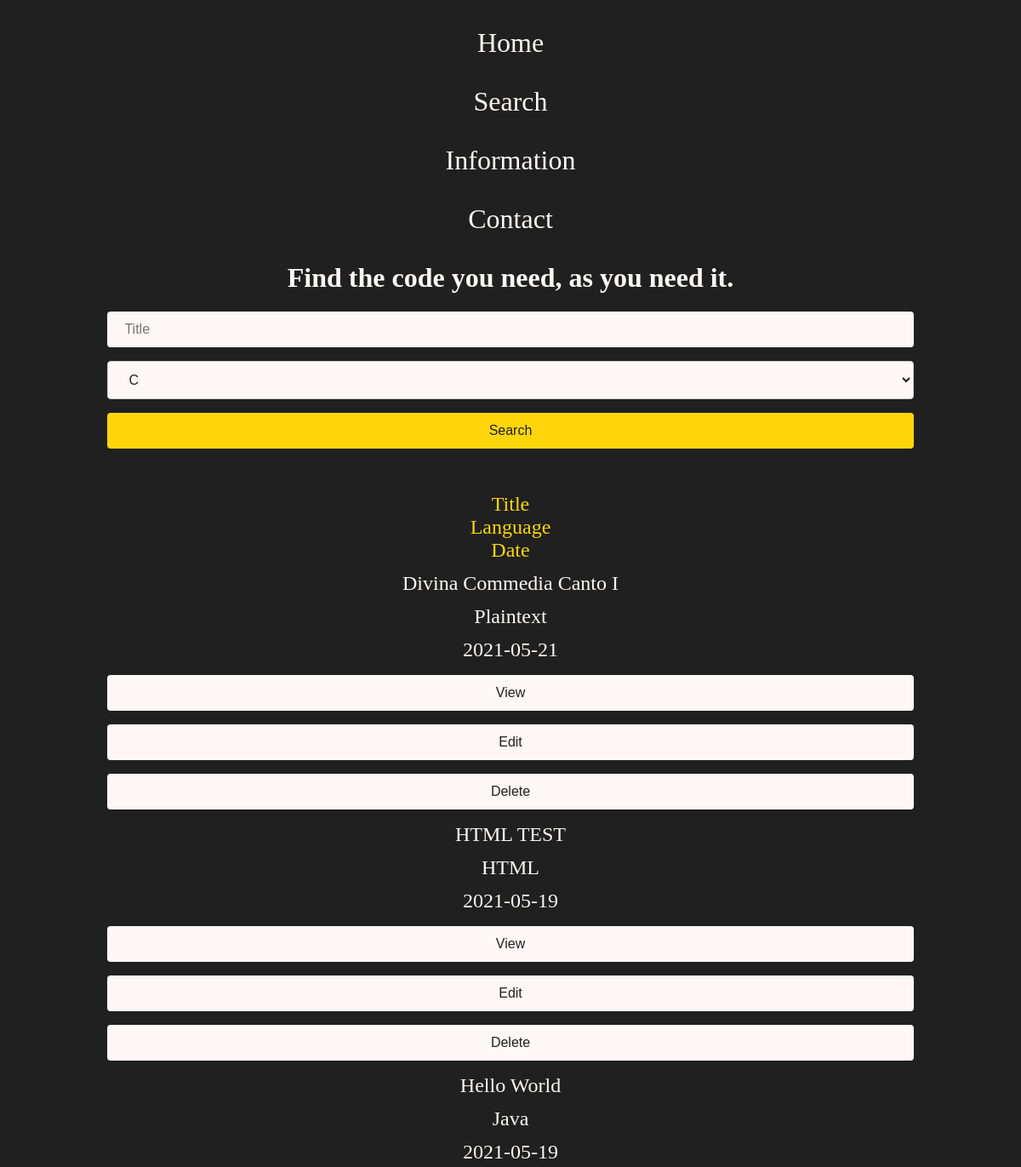
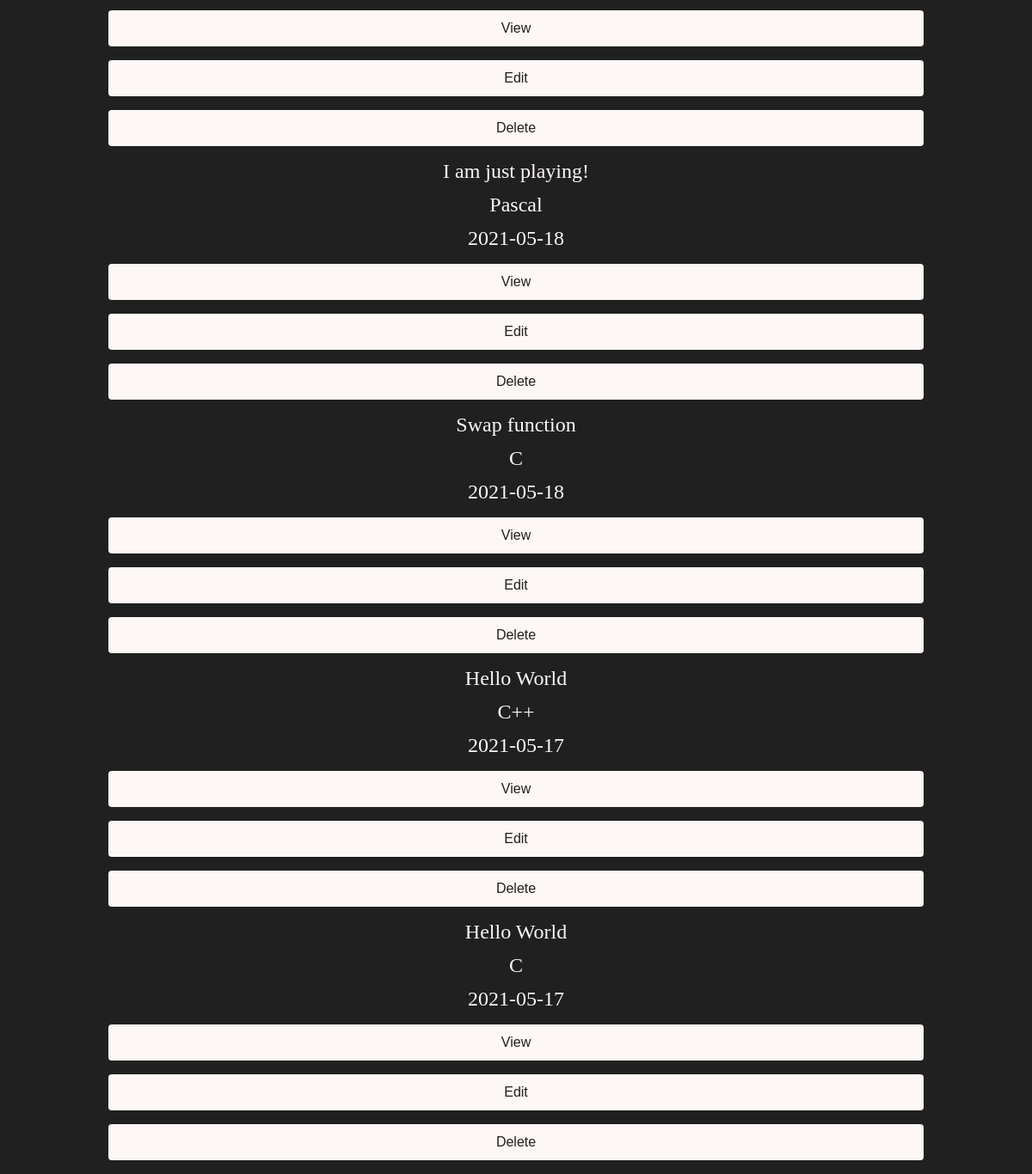
Screenshot of /search with the database file from the repository (2 pictures, top to bottom).
### app.py (models this page shows, shortened)
class Post(db.Model):
    id = db.Column(db.Integer, primary_key=True)
    title = db.Column(db.String(50), nullable=False)
    content = db.Column(db.String(500), nullable=False)
    language = db.Column(db.String(50), nullable=False)
    date_created = db.Column(db.DateTime, default=datetime.now(timezone.utc))

### app.py (the view)
@app.route('/search', methods=['GET', 'POST'])
def search():
    if request.method == 'POST':
        post_title = request.form['title']
        post_language = request.form['language']
        conditions = []
        if not post_title:
            conditions.append(Post.title.contains(post_title))
        if post_language != 'Any':
            conditions.append(Post.language.ilike(post_language))
        posts = Post.query.filter(*conditions)\
            .order_by(Post.title.desc())\
            .all()
    else:
        posts = Post.query.order_by(Post.date_created.desc()).all()
    return render_template('/search.html', posts=posts)

### templates/search.html
{% extends "base.html" %}
{% block body %}
    <h1>Find the code you need, as you need it.</h1>
{% include "search_bar.html" %}
        <nav class="pure-g">
            <div class="pure-u-1-6 centered-text medium-text" style="color: var(--yellow)"> Title </div>
            <div class="pure-u-1-6 centered-text medium-text" style="color: var(--yellow)"> Language </div>
            <div class="pure-u-1-6 centered-text medium-text" style="color: var(--yellow)"> Date </div>
        </nav>
    {% for post in posts %}
        <nav class="pure-g">
            <div class="pure-u-1-3 pure-u-md-1-6 centered-text medium-text very-small-top-bottom-margin" style="text-align: center"> {{ post.title }} </div>
            <div class="pure-u-1-3 pure-u-md-1-6 centered-text medium-text very-small-top-bottom-margin"> {{ post.language }} </div>
            <div class="pure-u-1-3 pure-u-md-1-6 centered-text medium-text very-small-top-bottom-margin"> {{ post.date_created.date() }} </div>
            <div class="pure-u-1-3 pure-u-md-1-6">
                <input type="button" class="centered-block post-content" value="View" onclick="location.href='/view/{{post.id}}'">
            </div>
            <div class="pure-u-1-3 pure-u-md-1-6">
                <input type="button" class="centered-block post-content" value="Edit" onclick="location.href='/update/{{post.id}}'">
            </div>
            <div class="pure-u-1-3 pure-u-md-1-6">
                <input type="button" class="centered-block post-content" value="Delete" onclick="location.href='/delete/{{post.id}}'">
            </div>
        </nav>
    {% endfor %}
{% endblock %}

### templates/base.html (shortened to what this page needs)
<!DOCTYPE html>
<html lang="en">
<head>
    <link rel="stylesheet" href="https://unpkg.com/purecss@2.0.6/build/pure-min.css">
    <link rel="stylesheet" href="https://unpkg.com/purecss@2.0.6/build/grids-responsive-min.css">
    <link rel="stylesheet" href="https://unpkg.com/purecss@1.0.1/build/base-min.css">
    <link rel="stylesheet" href="https://unpkg.com/@highlightjs/cdn-assets@10.7.2/styles/default.min.css">
    <link rel="stylesheet" href="{{ url_for('static', filename='styles.css') }}">
</head>
<body>
    <header>
        <nav class="pure-g">
            <div class="pure-u-1-2 pure-u-md-1-4 centered-text big-text">
                 <a href="{{ url_for('index') }}">
                    <p>Home</p>
                 </a>
            </div>
            <div class="pure-u-1-2 pure-u-md-1-4 centered-text big-text">
                 <a href="{{ url_for('search') }}">
                    <p>Search</p>
                 </a>
            </div>
            <div class="pure-u-1-2 pure-u-md-1-4 centered-text big-text">
                <a href="{{ url_for('information') }}">
                    <p>Information</p>
                </a>
            </div>
            <div class="pure-u-1-2 pure-u-md-1-4 centered-text big-text">
                <a href="{{ url_for('contact') }}">
                    <p>Contact</p>
                </a>
            </div>
        </nav>
    </header>
    {% block body %}
    {% endblock %}
</body>
</html>

### templates/search_bar.html
<form action="/search" method="post">
        <nav class="pure-g centered">
            <div class="pure-u-1 pure-u-md-1-3">
                <input type="text" name="title" id="title" class="post-content centered-block" placeholder="Title"/>
            </div>
            <div class="pure-u-1 pure-u-md-1-3">
                <select name="language" id="language" class="post-content centered-block">
                    {% include "language_options.html" %}
                </select>
            </div>
            <div class="pure-u-1 pure-u-md-1-3">
                <input type="submit" class=" centered-block post-content" value="Search"/>
            </div>
        </nav>
</form><br><br>

### templates/language_options.html (shortened to what this page needs)
<option selected="selected" hidden>{{ language.capitalize() if language else 'C'  }}</option>

### static/styles.css (style rules this page uses)
:root { --black: #202020; --grey: #707070; --grey_darker: #3F3F3F; --yellow:#FFD60C; --yellow_darker: #e5bf00; --white:#FDF8F5; --red: #c20b0b; }
body { font-family: serif; background-color: var(--black); color: var(--white); }
h1, h2 { text-align: center; }
.centered-text { text-align: center; align-self: center; }
.very-small-top-bottom-margin { margin-block-start: 0.5em; margin-block-end: 0.5em; }
.post-content { font-size: 1em; color:var(--black); }
.big-text { font-size: 2em; }
.medium-text { font-size: 1.5em; }
.centered-block { display: block; margin-left: auto; margin-right: auto; }
input, select { width: 80%; padding: 12px 20px; border: none; border-radius: 4px; background-color: var(--white); outline-color: var(--yellow); color: var(--black); box-sizing: border-box; margin:1em; }
input[type=submit], input[type=button] { cursor: pointer; }
input[type=submit] { background-color: var(--yellow); }
textarea, select { width: 80%; padding: 12px 20px; border: 1px solid #ccc; border-radius: 4px; outline-color: var(--yellow); box-sizing: border-box; }
.centered { justify-content: center; }
a { text-decoration: none; color: var(--white); }

### rows the page displays
Post: title "Divina Commedia Canto I", language "Plaintext", date_created "2021-05-21"
Post: title "HTML TEST", language "HTML", date_created "2021-05-19"
Post: title "Hello World", language "Java", date_created "2021-05-19"
Post: title "I am just playing!", language "Pascal", date_created "2021-05-18"
Post: title "Swap function", language "C", date_created "2021-05-18"
Post: title "Hello World", language "C++", date_created "2021-05-17"
Post: title "Hello World", language "C", date_created "2021-05-17"

### other values shown
form field language "C"
